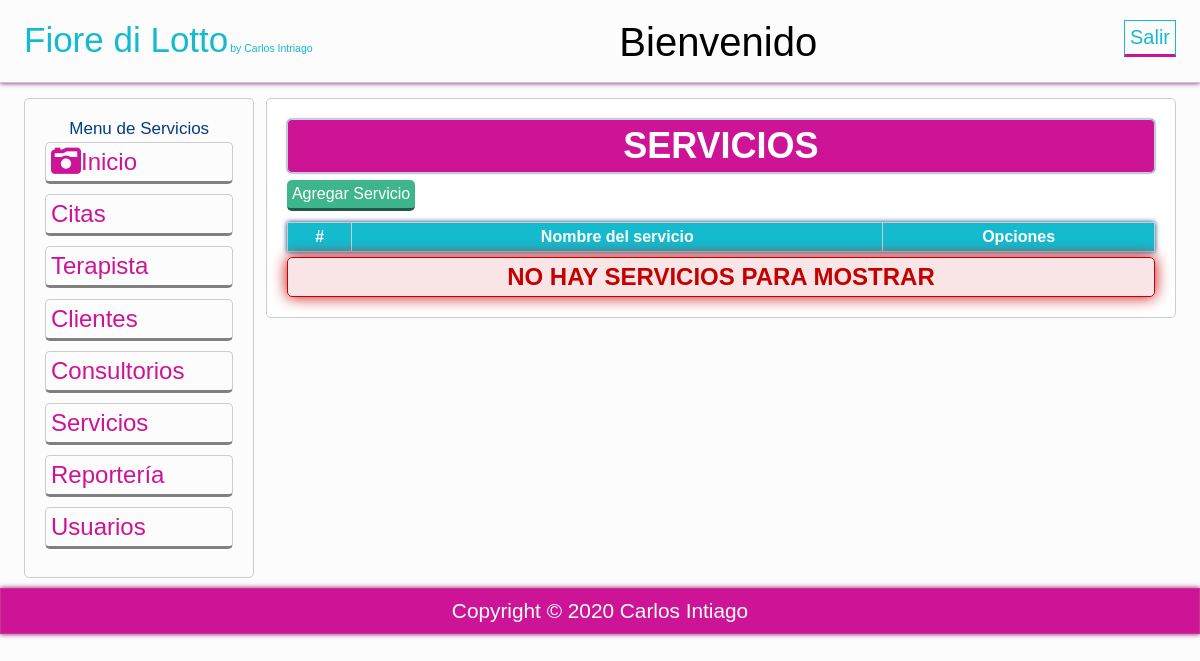
The app's page /vista/especialidades_vista.php, older data.
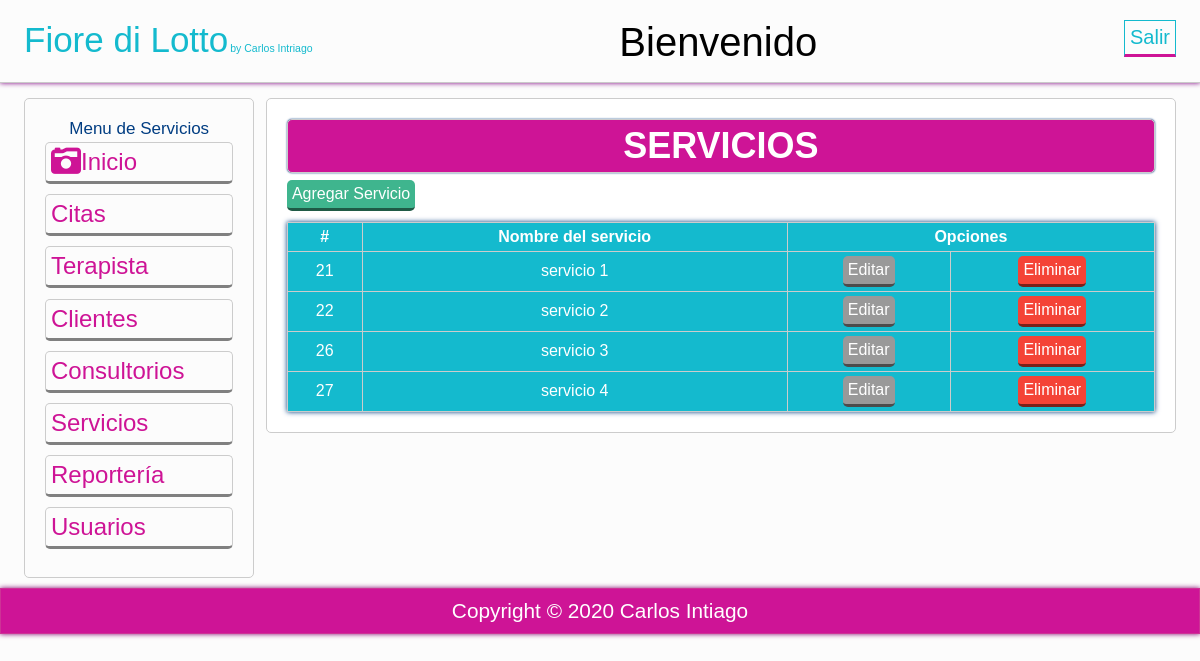
The same page, newer data.
### tables this page shows
CREATE TABLE `especialidades` (
  `idespecialidad` int(11) NOT NULL,
  `espNombre` char(25) NOT NULL
);

### vista/especialidades_vista.php (the view, shortened to what this page needs)
<?php
$mensaje='';
try{
	$conexion = new PDO('mysql:host=localhost;dbname=centromedico','root','');
}catch(PDOException $e){
	echo "Error: ". $e->getMessage();
}
$consulta = $conexion -> prepare("
	SELECT * FROM especialidades ORDER BY idespecialidad limit 10");
$consulta ->execute();
$consulta = $consulta ->fetchAll();
if(!$consulta){
	$mensaje .= 'NO HAY SERVICIOS PARA MOSTRAR';
}
?>
<?php include 'plantillas/header.php'; ?>
	<section class="main">
		<div class="wrapp">
			<?php include 'plantillas/nav.php'; ?>
				<article>
					<div class="mensaje">
						<h2>SERVICIOS</h2>
					</div>
						<a class="agregar" href="agregarEspecialidades.php">Agregar Servicio</a>
						<table class="tabla">
						  <tr>
							<th>#</th>
							<th>Nombre del servicio</th>
							<th colspan="2">Opciones</th>
						  </tr>
						<?php foreach ($consulta as $Sql): ?>
						<tr>
						<?php echo "<td>". $Sql['idespecialidad']. "</td>"; ?>
						<?php echo "<td>". $Sql['espNombre']. "</td>"; ?>
                        <?php echo "<td class='centrar'>"."<a href='actualizarespecialidades.php?idespecialidad=".$Sql['idespecialidad']."' class='editar'>Editar</a>". "</td>"; ?>
						<?php echo "<td class='centrar'>"."<a href='eliminar_especialidades.php?idespecialidad=".$Sql['idespecialidad']."' class='eliminar'>Eliminar</a>". "</td>"; ?>
						</tr>
						<?php endforeach; ?>
						</table>
						<?php  if(!empty($mensaje)): ?>
							<ul>
							  <?php echo $mensaje; ?>
							</ul>
						<?php  endif; ?>
				</article>
	</section>
<?php include 'plantillas/footer.php'; ?>
</body>
</html>

Row changes from the older to the newer data that the page shows:
added especialidades: idespecialidad "21", espNombre "servicio 1"
added especialidades: idespecialidad "22", espNombre "servicio 2"
added especialidades: idespecialidad "26", espNombre "servicio 3"
added especialidades: idespecialidad "27", espNombre "servicio 4"
Text that changed along with them:
$mensaje: "NO HAY SERVICIOS PARA MOSTRAR" → (not shown)
